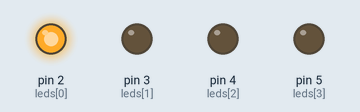
This sketch was run on a simulated Arduino Uno, built with avr-gcc and run on an emulated ATmega328P. Parts: output pins drawn as LEDs (lit = HIGH).

Above: at 1.0 s.
At 2.5 s:
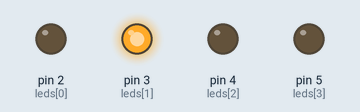
At 3.2 s:
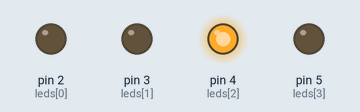
At 3.62 s:
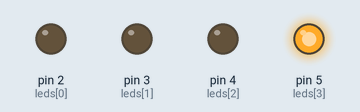
At 4.75 s:
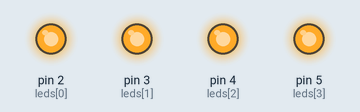
At 5.6 s:
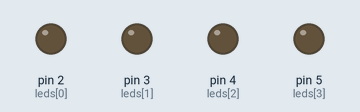
Timing chart, 0 to 7.7 s (numbered marks = the images above):
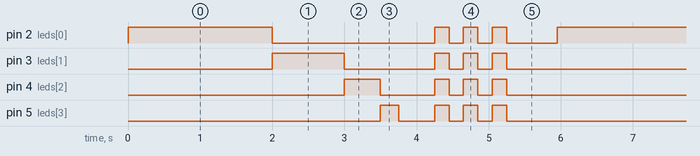

Measured:
- by itself, pin 2 (leds[0]): repeats every 6.0 s: LOW 2.3 s, 2 × (HIGH 0.20 s, LOW 0.20 s), HIGH 0.20 s, LOW 0.70 s, HIGH 2.0 s
- by itself, pin 3 (leds[1]): repeats every 6.0 s: LOW 1.3 s, 2 × (HIGH 0.20 s, LOW 0.20 s), HIGH 0.20 s, LOW 2.7 s, HIGH 1.0 s
- by itself, pin 4 (leds[2]): repeats every 6.0 s: LOW 0.75 s, 2 × (HIGH 0.20 s, LOW 0.20 s), HIGH 0.20 s, LOW 3.7 s, HIGH 0.50 s
- by itself, pin 5 (leds[3]): repeats every 6.0 s: LOW 0.50 s, 2 × (HIGH 0.20 s, LOW 0.20 s), HIGH 0.20 s, LOW 4.2 s, HIGH 0.25 s

The sketch:

ledsohmslaw.ino
```cpp
//array of arduino pins for each led
const int leds[] = {2, 3, 4, 5};

void setup() {
  //set all pins as outputs
  for (int i = 0; i < 4; i++) {
    pinMode(leds[i], OUTPUT);
  }
}

void loop() {
  //individually write each led high then low (on then off)

  digitalWrite(leds[0], HIGH);
  //2 seconds
  delay(2000);
  digitalWrite(leds[0], LOW);

  digitalWrite(leds[1], HIGH);
  //1 second
  delay(1000);
  digitalWrite(leds[1], LOW);

  digitalWrite(leds[2], HIGH);
  //0.5 seconds
  delay(500);
  digitalWrite(leds[2], LOW);

  digitalWrite(leds[3], HIGH);
  //0.25 seconds
  delay(250);
  digitalWrite(leds[3], LOW);
  delay(500);

  //blink all 4
  for (int i = 0; i < 3; i++) {
    //blink 3 times, i = 0,1,2
    //set all to on
    for (int j = 0; j < 4; j++) {
      digitalWrite(leds[j], HIGH);
    }
    //wait while on
    delay(200);
    //set all off
    for (int j = 0; j < 4; j++) {
      digitalWrite(leds[j], LOW);
    }
    //wait while off
    delay(200);
    //repeat 3 times for i
  }

  //half second before starting sequence over
  delay(500);
}
```
